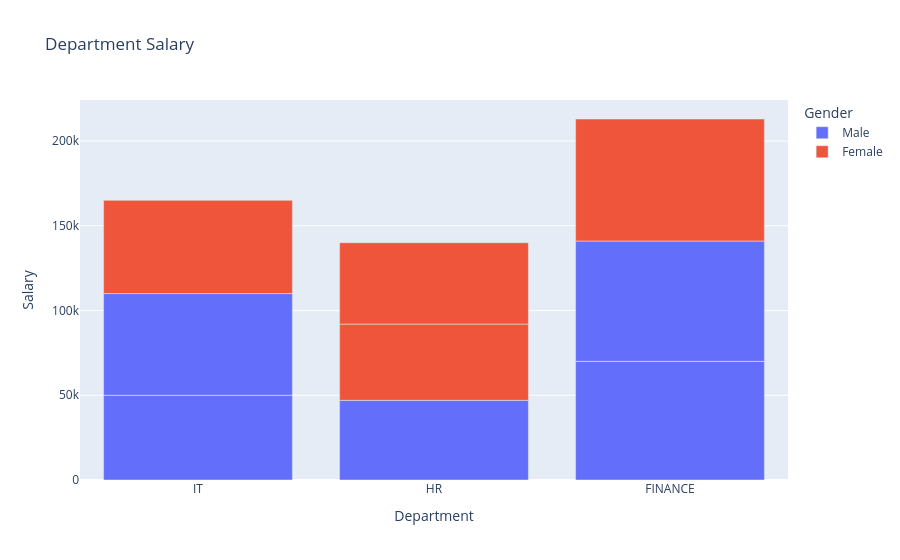

The code cell stored with this chart in its notebook:
### Markdown cell above
Diverging Bar Charts

### Code cell
fig=px.bar(df,
           x='Department',
           y='Salary',
           title='Department Salary',
          color='Gender',
          barmode='relative')
fig.show()

### Figure 1 — Plotly figure (JSON) as saved in the notebook; plotly's stock layout.template omitted (floating-point values rounded to 4 significant figures)
{"data": [{"hovertemplate": "Gender=Male<br>Department=%{x}<br>Salary=%{y}<extra></extra>", "legendgroup": "Male", "marker": {"color": "#636efa", "pattern": {"shape": ""}}, "name": "Male", "orientation": "v", "showlegend": true, "textposition": "auto", "type": "bar", "x": ["IT", "IT", "HR", "FINANCE", "FINANCE"], "xaxis": "x", "y": [50000, 60000, 47000, 70000, 71000], "yaxis": "y"}, {"hovertemplate": "Gender=Female<br>Department=%{x}<br>Salary=%{y}<extra></extra>", "legendgroup": "Female", "marker": {"color": "#EF553B", "pattern": {"shape": ""}}, "name": "Female", "orientation": "v", "showlegend": true, "textposition": "auto", "type": "bar", "x": ["IT", "HR", "HR", "FINANCE"], "xaxis": "x", "y": [55000, 45000, 48000, 72000], "yaxis": "y"}], "layout": {"barmode": "relative", "legend": {"title": {"text": "Gender"}, "tracegroupgap": 0}, "title": {"text": "Department Salary"}, "xaxis": {"anchor": "y", "domain": [0, 1], "title": {"text": "Department"}}, "yaxis": {"anchor": "x", "domain": [0, 1], "title": {"text": "Salary"}}}}
